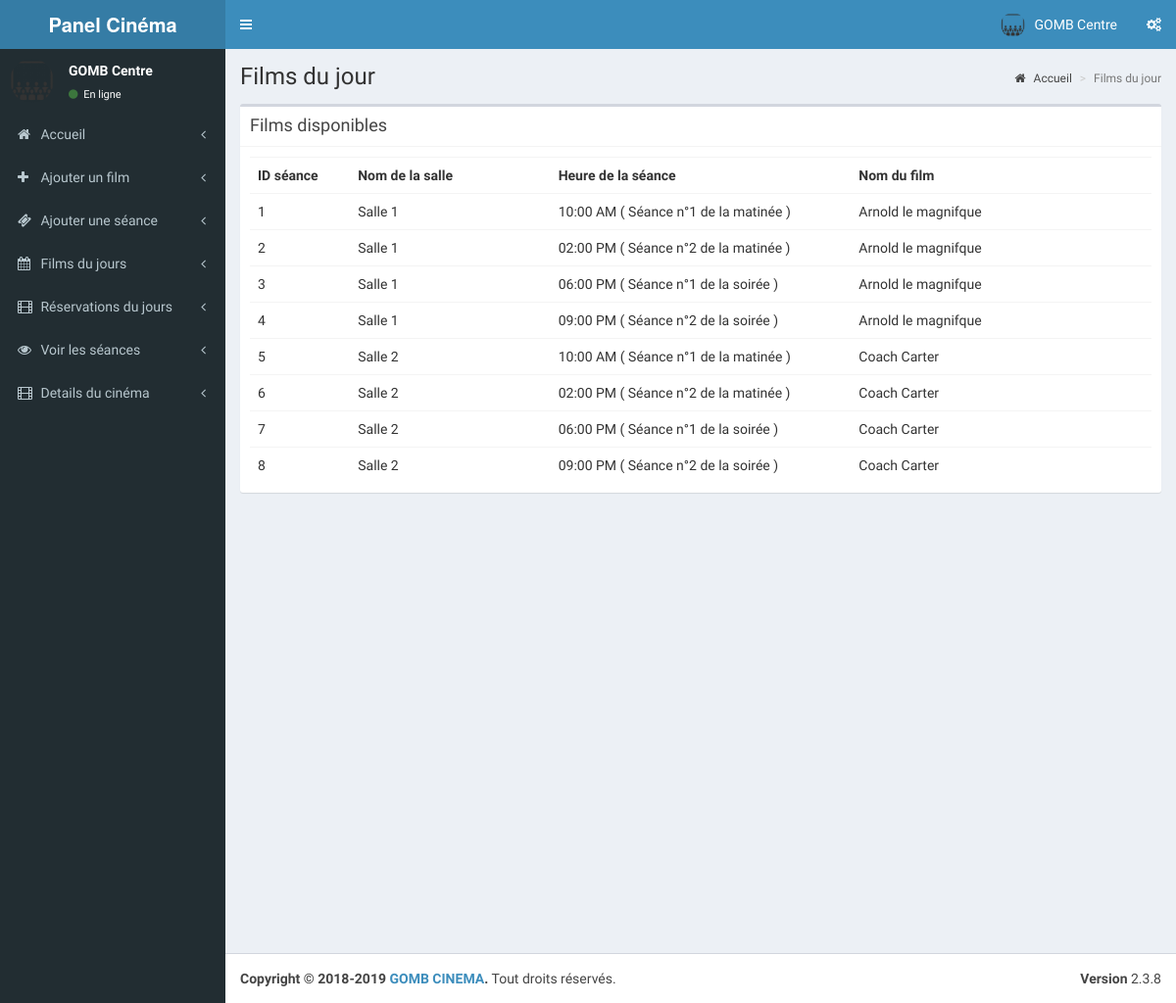
Page /cinema/pages/todays_shows.php (signed in) on the earlier database version.
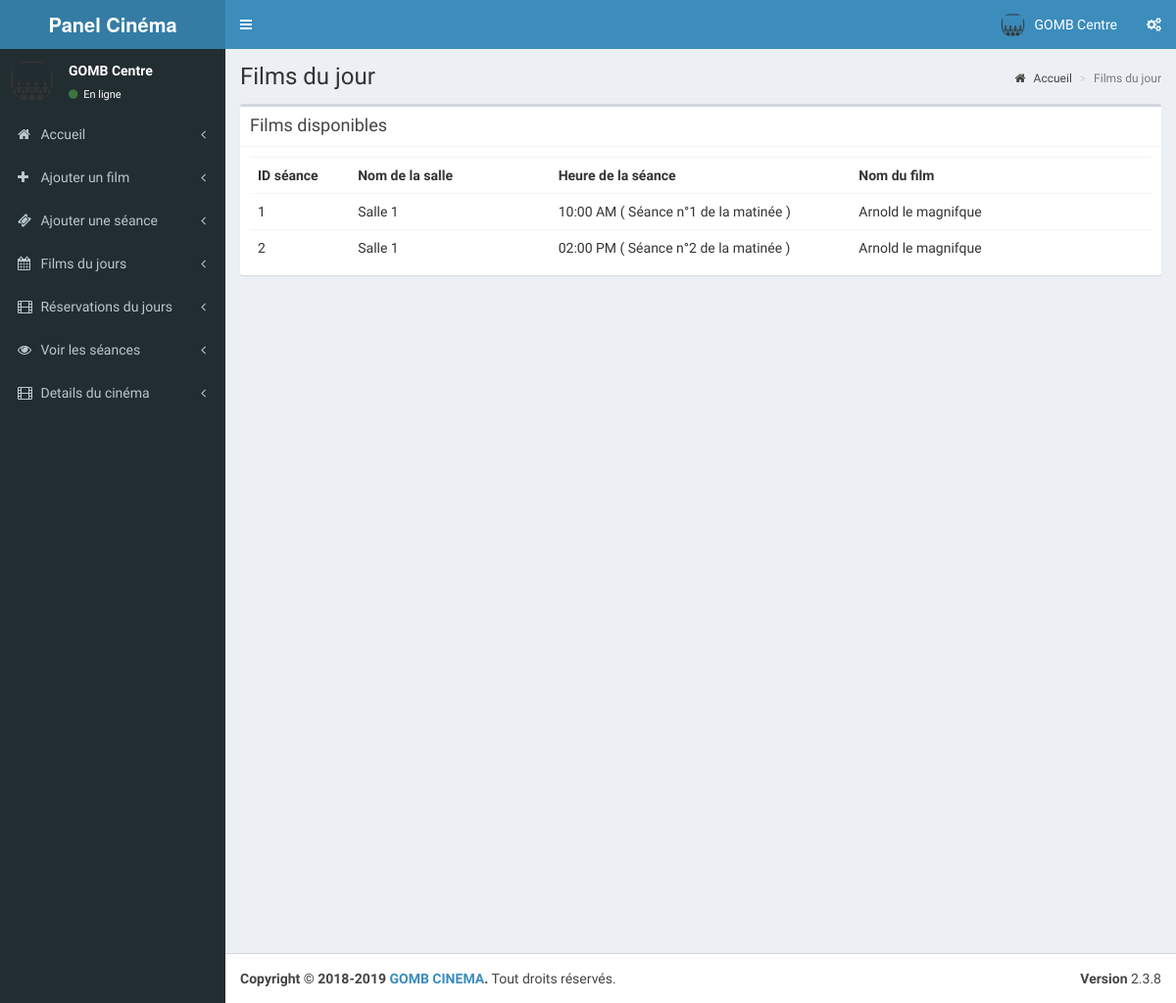
Same page on the later database version.
### tables this page shows
CREATE TABLE IF NOT EXISTS `tbl_shows` (
  `s_id` int(11) NOT NULL AUTO_INCREMENT,
  `st_id` int(11) NOT NULL COMMENT 'show time id',
  `theatre_id` int(11) NOT NULL,
  `movie_id` int(11) NOT NULL,
  `start_date` date NOT NULL,
  `status` int(11) NOT NULL COMMENT '1 means show available',
  `r_status` int(11) NOT NULL,
  PRIMARY KEY (`s_id`)
);

CREATE TABLE IF NOT EXISTS `tbl_screens` (
  `screen_id` int(11) NOT NULL AUTO_INCREMENT,
  `t_id` int(11) NOT NULL COMMENT 'theatre id',
  `screen_name` varchar(110) NOT NULL,
  `seats` int(11) NOT NULL COMMENT 'number of seats',
  `charge` int(11) NOT NULL,
  PRIMARY KEY (`screen_id`)
);

CREATE TABLE IF NOT EXISTS `tbl_show_time` (
  `st_id` int(11) NOT NULL AUTO_INCREMENT,
  `screen_id` int(11) NOT NULL,
  `name` varchar(40) NOT NULL COMMENT 'noon,second,etc',
  `start_time` time NOT NULL,
  PRIMARY KEY (`st_id`)
);

CREATE TABLE IF NOT EXISTS `tbl_movie` (
  `movie_id` int(11) NOT NULL AUTO_INCREMENT,
  `t_id` int(11) NOT NULL COMMENT 'theatre id',
  `movie_name` varchar(100) NOT NULL,
  `cast` varchar(500) NOT NULL,
  `desc` varchar(1000) NOT NULL,
  `release_date` date NOT NULL,
  `image` varchar(200) NOT NULL,
  `video_url` varchar(200) NOT NULL,
  `status` int(1) NOT NULL COMMENT '0 means active ',
  PRIMARY KEY (`movie_id`)
);

### cinema/pages/todays_shows.php (the view)
<?php
include('header.php');
?>
  <div class="content-wrapper">
    <section class="content-header">
      <h1>
        Films du jour
      </h1>
      <ol class="breadcrumb">
        <li><a href="index.php"><i class="fa fa-home"></i> Accueil</a></li>
        <li class="active">Films du jour</li>
      </ol>
    </section>
    <section class="content">
      <div class="box">
         <div class="box-header with-border">
              <h3 class="box-title">Films disponibles</h3>
            </div>
        <div class="box-body">
          <?php
          $sw=mysqli_query($con,"select * from tbl_shows where st_id in(select st_id from tbl_show_time where screen_id in(select screen_id from  tbl_screens where t_id='".$_SESSION['theatre']."')) and status='1' and r_status='1'");
          if(mysqli_num_rows($sw))
          {?>
            <table class="table">
              <th class="col-md-1">
                ID séance
              </th>
              <th class="col-md-2">
                Nom de la salle
              </th>
              <th class="col-md-3">
                Heure de la séance
              </th>
              <th class="col-md-3">
                Nom du film
              </th>
              <?php
              $sl=1;
              while($shows=mysqli_fetch_array($sw))
              {
                ?>
                <tr>
                  <td>
                    <?php echo $sl; $sl++;?>
                  </td>
                  <?php
                  $st=mysqli_query($con,"select * from tbl_show_time where st_id='".$shows['st_id']."'");
                  $show_time=mysqli_fetch_array($st);
                  $sr=mysqli_query($con,"select * from tbl_screens where screen_id='".$show_time['screen_id']."'");
                  $screen=mysqli_fetch_array($sr);
                  $mv=mysqli_query($con,"select * from tbl_movie where movie_id='".$shows['movie_id']."'");
                  $movie=mysqli_fetch_array($mv);
                  ?>
                  <td>
                    <?php echo $screen['screen_name'];?>
                  </td>
                  <td>
                    <?php echo date('h:i A',strtotime($show_time['start_time']))." ( ".utf8_encode($show_time['name'])." ) ";?>
                  </td>
                  <td>
                    <?php echo $movie['movie_name'];?>
                  </td>
                </tr>
                <?php
              }
              ?>
            </table>
            <?php
          }
          else
          {
            ?>
            <h3>Pas de films ajoutés.</h3>
            <?php
          }
          ?>
        </div>
      </div>
    </section>
  </div>
  <?php
include('footer.php');
?>

Differences in the rows shown:
no longer on this page (row edited): tbl_shows: tbl_screens.screen_name "Salle 1", st.start_time "06:00 PM", st.name "Séance n°1 de la soirée", movie.movie_name "Arnold le magnifque"
no longer on this page (row edited): tbl_shows: tbl_screens.screen_name "Salle 1", st.start_time "09:00 PM", st.name "Séance n°2 de la soirée", movie.movie_name "Arnold le magnifque"
no longer on this page (row edited): tbl_shows: tbl_screens.screen_name "Salle 2", st.start_time "10:00 AM", st.name "Séance n°1 de la matinée", movie.movie_name "Coach Carter"
no longer on this page (row edited): tbl_shows: tbl_screens.screen_name "Salle 2", st.start_time "02:00 PM", st.name "Séance n°2 de la matinée", movie.movie_name "Coach Carter"
no longer on this page (row edited): tbl_shows: tbl_screens.screen_name "Salle 2", st.start_time "06:00 PM", st.name "Séance n°1 de la soirée", movie.movie_name "Coach Carter"
no longer on this page (row edited): tbl_shows: tbl_screens.screen_name "Salle 2", st.start_time "09:00 PM", st.name "Séance n°2 de la soirée", movie.movie_name "Coach Carter"
